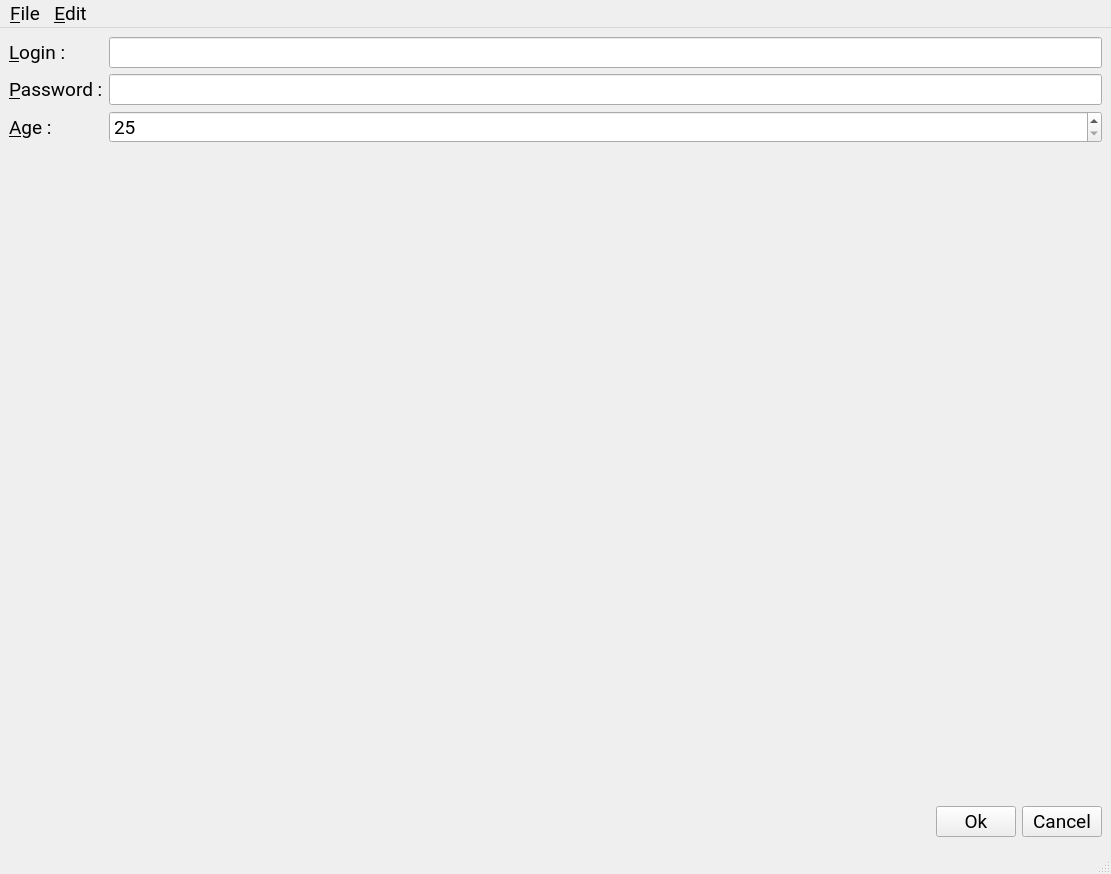
<?xml version="1.0" encoding="UTF-8"?>
<ui version="4.0">
 <class>MainWindow</class>
 <widget class="QMainWindow" name="MainWindow">
  <property name="windowModality">
   <enum>Qt::WindowModality::NonModal</enum>
  </property>
  <property name="enabled">
   <bool>true</bool>
  </property>
  <property name="geometry">
   <rect>
    <x>0</x>
    <y>0</y>
    <width>1111</width>
    <height>874</height>
   </rect>
  </property>
  <property name="font">
   <font>
    <family>Roboto</family>
    <pointsize>14</pointsize>
    <bold>false</bold>
   </font>
  </property>
  <property name="windowTitle">
   <string>MainWindow</string>
  </property>
  <property name="toolButtonStyle">
   <enum>Qt::ToolButtonStyle::ToolButtonIconOnly</enum>
  </property>
  <widget class="QWidget" name="centralwidget">
   <property name="focusPolicy">
    <enum>Qt::FocusPolicy::NoFocus</enum>
   </property>
   <layout class="QGridLayout" name="gridLayout">
    <item row="0" column="0">
     <layout class="QVBoxLayout" name="verticalLayout">
      <item>
       <layout class="QFormLayout" name="formLayout">
        <item row="0" column="0">
         <widget class="QLabel" name="label">
          <property name="text">
           <string>&amp;Login : </string>
          </property>
          <property name="buddy">
           <cstring>txtLogin</cstring>
          </property>
         </widget>
        </item>
        <item row="0" column="1">
         <widget class="QLineEdit" name="txtLogin"/>
        </item>
        <item row="1" column="0">
         <widget class="QLabel" name="label_2">
          <property name="text">
           <string>&amp;Password :</string>
          </property>
          <property name="buddy">
           <cstring>txtpassword</cstring>
          </property>
         </widget>
        </item>
        <item row="2" column="0">
         <widget class="QLabel" name="label_3">
          <property name="text">
           <string>&amp;Age :</string>
          </property>
          <property name="buddy">
           <cstring>spnAge</cstring>
          </property>
         </widget>
        </item>
        <item row="2" column="1">
         <widget class="QSpinBox" name="spnAge">
          <property name="minimum">
           <number>25</number>
          </property>
          <property name="maximum">
           <number>120</number>
          </property>
         </widget>
        </item>
        <item row="1" column="1">
         <widget class="QLineEdit" name="txtpassword">
          <property name="echoMode">
           <enum>QLineEdit::EchoMode::Password</enum>
          </property>
         </widget>
        </item>
       </layout>
      </item>
      <item>
       <spacer name="verticalSpacer">
        <property name="orientation">
         <enum>Qt::Orientation::Vertical</enum>
        </property>
        <property name="sizeHint" stdset="0">
         <size>
          <width>20</width>
          <height>40</height>
         </size>
        </property>
       </spacer>
      </item>
      <item>
       <layout class="QHBoxLayout" name="horizontalLayout">
        <item>
         <spacer name="horizontalSpacer">
          <property name="orientation">
           <enum>Qt::Orientation::Horizontal</enum>
          </property>
          <property name="sizeHint" stdset="0">
           <size>
            <width>40</width>
            <height>20</height>
           </size>
          </property>
         </spacer>
        </item>
        <item>
         <widget class="QPushButton" name="btnOk">
          <property name="text">
           <string>Ok</string>
          </property>
         </widget>
        </item>
        <item>
         <widget class="QPushButton" name="btnCancel">
          <property name="text">
           <string>Cancel</string>
          </property>
         </widget>
        </item>
       </layout>
      </item>
     </layout>
    </item>
   </layout>
  </widget>
  <widget class="QMenuBar" name="menubar">
   <property name="geometry">
    <rect>
     <x>0</x>
     <y>0</y>
     <width>1111</width>
     <height>28</height>
    </rect>
   </property>
   <widget class="QMenu" name="menu_File">
    <property name="title">
     <string>&amp;File</string>
    </property>
    <addaction name="action_New"/>
    <addaction name="separator"/>
    <addaction name="actionOpen"/>
    <addaction name="actionSave"/>
    <addaction name="separator"/>
    <addaction name="actionExit"/>
   </widget>
   <widget class="QMenu" name="menu_Edit">
    <property name="title">
     <string>&amp;Edit</string>
    </property>
   </widget>
   <addaction name="menu_File"/>
   <addaction name="menu_Edit"/>
  </widget>
  <widget class="QStatusBar" name="statusbar"/>
  <action name="action_New">
   <property name="text">
    <string>&amp;New</string>
   </property>
  </action>
  <action name="actionOpen">
   <property name="text">
    <string>&amp;Open</string>
   </property>
  </action>
  <action name="actionSave">
   <property name="text">
    <string>&amp;Save</string>
   </property>
  </action>
  <action name="actionExit">
   <property name="text">
    <string>&amp;Exit</string>
   </property>
  </action>
 </widget>
 <tabstops>
  <tabstop>txtLogin</tabstop>
  <tabstop>txtpassword</tabstop>
  <tabstop>spnAge</tabstop>
  <tabstop>btnOk</tabstop>
  <tabstop>btnCancel</tabstop>
 </tabstops>
 <resources/>
 <connections/>
</ui>
